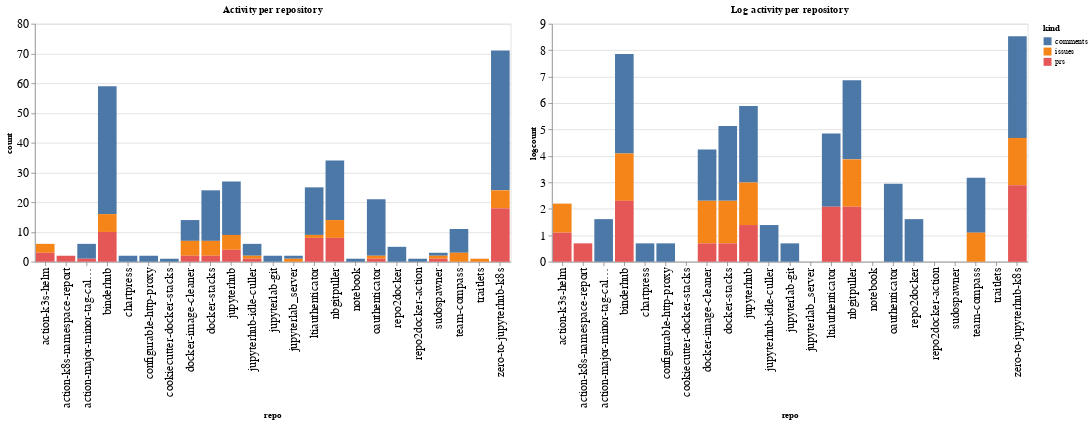

Notebook code cell kept with this figure:
### Code cell
ch1 = alt.Chart(repo_summaries, width=600, title="Activity per repository").mark_bar().encode(
    x='repo',
    y='count',
    color='kind',
    tooltip="kind"
)

ch2 = alt.Chart(repo_summaries, width=600, title="Log activity per repository").mark_bar().encode(
    x='repo',
    y='logcount',
    color='kind',
    tooltip="kind"
)

ch1 | ch2

### Figure 1 — Vega-Lite specification as saved in the notebook (floating-point values rounded to 4 significant figures)
{"config": {"axisLeft": {"labelFontSize": 15}, "axisBottom": {"labelFontSize": 15}}, "hconcat": [{"mark": "bar", "encoding": {"color": {"type": "nominal", "field": "kind"}, "tooltip": {"type": "nominal", "field": "kind"}, "x": {"type": "nominal", "field": "repo"}, "y": {"type": "quantitative", "field": "count"}}, "title": "Activity per repository", "width": 600}, {"mark": "bar", "encoding": {"color": {"type": "nominal", "field": "kind"}, "tooltip": {"type": "nominal", "field": "kind"}, "x": {"type": "nominal", "field": "repo"}, "y": {"type": "quantitative", "field": "logcount"}}, "title": "Log activity per repository", "width": 600}], "data": {"name": "data-932358f0d009521dbcefac79dde1d477"}, "$schema": "https://vega.github.io/schema/vega-lite/v4.8.1.json", "datasets": {"data-932358f0d009521dbcefac79dde1d477": [{"repo": "action-k3s-helm", "kind": "issues", "count": 3, "logcount": 1.099}, {"repo": "action-k3s-helm", "kind": "prs", "count": 3, "logcount": 1.099}, {"repo": "action-k8s-namespace-report", "kind": "prs", "count": 2, "logcount": 0.6931}, {"repo": "action-major-minor-tag-calculator", "kind": "comments", "count": 5, "logcount": 1.609}, {"repo": "action-major-minor-tag-calculator", "kind": "prs", "count": 1, "logcount": 0.0}, {"repo": "binderhub", "kind": "comments", "count": 43, "logcount": 3.761}, {"repo": "binderhub", "kind": "issues", "count": 6, "logcount": 1.792}, {"repo": "binderhub", "kind": "prs", "count": 10, "logcount": 2.303}, {"repo": "chartpress", "kind": "comments", "count": 2, "logcount": 0.6931}, {"repo": "configurable-http-proxy", "kind": "comments", "count": 2, "logcount": 0.6931}, {"repo": "cookiecutter-docker-stacks", "kind": "comments", "count": 1, "logcount": 0.0}, {"repo": "docker-image-cleaner", "kind": "comments", "count": 7, "logcount": 1.946}, {"repo": "docker-image-cleaner", "kind": "issues", "count": 5, "logcount": 1.609}, {"repo": "docker-image-cleaner", "kind": "prs", "count": 2, "logcount": 0.6931}, {"repo": "docker-stacks", "kind": "comments", "count": 17, "logcount": 2.833}, {"repo": "docker-stacks", "kind": "issues", "count": 5, "logcount": 1.609}, {"repo": "docker-stacks", "kind": "prs", "count": 2, "logcount": 0.6931}, {"repo": "jupyterhub", "kind": "comments", "count": 18, "logcount": 2.89}, {"repo": "jupyterhub", "kind": "issues", "count": 5, "logcount": 1.609}, {"repo": "jupyterhub", "kind": "prs", "count": 4, "logcount": 1.386}, {"repo": "jupyterhub-idle-culler", "kind": "comments", "count": 4, "logcount": 1.386}, {"repo": "jupyterhub-idle-culler", "kind": "issues", "count": 1, "logcount": 0.0}, {"repo": "jupyterhub-idle-culler", "kind": "prs", "count": 1, "logcount": 0.0}, {"repo": "jupyterlab-git", "kind": "comments", "count": 2, "logcount": 0.6931}, {"repo": "jupyterlab_server", "kind": "comments", "count": 1, "logcount": 0.0}, {"repo": "jupyterlab_server", "kind": "issues", "count": 1, "logcount": 0.0}, {"repo": "ltiauthenticator", "kind": "comments", "count": 16, "logcount": 2.773}, {"repo": "ltiauthenticator", "kind": "issues", "count": 1, "logcount": 0.0}, {"repo": "ltiauthenticator", "kind": "prs", "count": 8, "logcount": 2.079}, {"repo": "nbgitpuller", "kind": "comments", "count": 20, "logcount": 2.996}, {"repo": "nbgitpuller", "kind": "issues", "count": 6, "logcount": 1.792}, {"repo": "nbgitpuller", "kind": "prs", "count": 8, "logcount": 2.079}, {"repo": "notebook", "kind": "comments", "count": 1, "logcount": 0.0}, {"repo": "oauthenticator", "kind": "comments", "count": 19, "logcount": 2.944}, {"repo": "oauthenticator", "kind": "issues", "count": 1, "logcount": 0.0}, {"repo": "oauthenticator", "kind": "prs", "count": 1, "logcount": 0.0}, {"repo": "repo2docker", "kind": "comments", "count": 5, "logcount": 1.609}, {"repo": "repo2docker-action", "kind": "comments", "count": 1, "logcount": 0.0}, {"repo": "sudospawner", "kind": "comments", "count": 1, "logcount": 0.0}, {"repo": "sudospawner", "kind": "issues", "count": 1, "logcount": 0.0}, {"repo": "sudospawner", "kind": "prs", "count": 1, "logcount": 0.0}, {"repo": "team-compass", "kind": "comments", "count": 8, "logcount": 2.079}, {"repo": "team-compass", "kind": "issues", "count": 3, "logcount": 1.099}, {"repo": "traitlets", "kind": "issues", "count": 1, "logcount": 0.0}, {"repo": "zero-to-jupyterhub-k8s", "kind": "comments", "count": 47, "logcount": 3.85}, {"repo": "zero-to-jupyterhub-k8s", "kind": "issues", "count": 6, "logcount": 1.792}, {"repo": "zero-to-jupyterhub-k8s", "kind": "prs", "count": 18, "logcount": 2.89}]}}
